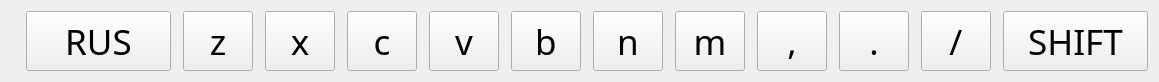
    <widget class="QWidget" name="layoutWidgetRow3">
      <property name="geometry">
        <rect>
          <x>10</x>
          <y>230</y>
          <width>1159</width>
          <height>62</height>
        </rect>
      </property>
      <property name="font">
        <font>
          <family>PT Sans</family>
          <pointsize>24</pointsize>
        </font>
      </property>
      <layout class="QHBoxLayout" name="hlRow3">
        <property name="spacing">
          <number>12</number>
        </property>
        <item>
          <spacer name="horizontalSpacer_2">
            <property name="orientation">
              <enum>Qt::Horizontal</enum>
            </property>
            <property name="sizeHint" stdset="0">
              <size>
                <width>40</width>
                <height>20</height>
              </size>
            </property>
          </spacer>
        </item>
        <item>
          <widget class="QToolButton" name="KEY_LANG">
            <property name="sizePolicy">
              <sizepolicy hsizetype="MinimumExpanding" vsizetype="MinimumExpanding">
                <horstretch>0</horstretch>
                <verstretch>0</verstretch>
              </sizepolicy>
            </property>
            <property name="minimumSize">
              <size>
                <width>145</width>
                <height>60</height>
              </size>
            </property>
            <property name="maximumSize">
              <size>
                <width>145</width>
                <height>60</height>
              </size>
            </property>
            <property name="font">
              <font>
                <family>PT Sans</family>
                <pointsize>26</pointsize>
              </font>
            </property>
            <property name="focusPolicy">
              <enum>Qt::NoFocus</enum>
            </property>
            <property name="text">
              <string>RUS</string>
            </property>
          </widget>
        </item>
        <item>
          <widget class="QToolButton" name="KEY_Z">
            <property name="sizePolicy">
              <sizepolicy hsizetype="MinimumExpanding" vsizetype="MinimumExpanding">
                <horstretch>0</horstretch>
                <verstretch>0</verstretch>
              </sizepolicy>
            </property>
            <property name="minimumSize">
              <size>
                <width>70</width>
                <height>60</height>
              </size>
            </property>
            <property name="maximumSize">
              <size>
                <width>70</width>
                <height>60</height>
              </size>
            </property>
            <property name="font">
              <font>
                <family>PT Sans</family>
                <pointsize>26</pointsize>
              </font>
            </property>
            <property name="focusPolicy">
              <enum>Qt::NoFocus</enum>
            </property>
            <property name="text">
              <string>z</string>
            </property>
          </widget>
        </item>
        <item>
          <widget class="QToolButton" name="KEY_X">
            <property name="sizePolicy">
              <sizepolicy hsizetype="MinimumExpanding" vsizetype="MinimumExpanding">
                <horstretch>0</horstretch>
                <verstretch>0</verstretch>
              </sizepolicy>
            </property>
            <property name="minimumSize">
              <size>
                <width>70</width>
                <height>60</height>
              </size>
            </property>
            <property name="maximumSize">
              <size>
                <width>70</width>
                <height>60</height>
              </size>
            </property>
            <property name="font">
              <font>
                <family>PT Sans</family>
                <pointsize>26</pointsize>
              </font>
            </property>
            <property name="focusPolicy">
              <enum>Qt::NoFocus</enum>
            </property>
            <property name="text">
              <string>x</string>
            </property>
          </widget>
        </item>
        <item>
          <widget class="QToolButton" name="KEY_C">
            <property name="sizePolicy">
              <sizepolicy hsizetype="MinimumExpanding" vsizetype="MinimumExpanding">
                <horstretch>0</horstretch>
                <verstretch>0</verstretch>
              </sizepolicy>
            </property>
            <property name="minimumSize">
              <size>
                <width>70</width>
                <height>60</height>
              </size>
            </property>
            <property name="maximumSize">
              <size>
                <width>70</width>
                <height>60</height>
              </size>
            </property>
            <property name="font">
              <font>
                <family>PT Sans</family>
                <pointsize>26</pointsize>
              </font>
            </property>
            <property name="focusPolicy">
              <enum>Qt::NoFocus</enum>
            </property>
            <property name="text">
              <string>c</string>
            </property>
          </widget>
        </item>
        <item>
          <widget class="QToolButton" name="KEY_V">
            <property name="sizePolicy">
              <sizepolicy hsizetype="MinimumExpanding" vsizetype="MinimumExpanding">
                <horstretch>0</horstretch>
                <verstretch>0</verstretch>
              </sizepolicy>
            </property>
            <property name="minimumSize">
              <size>
                <width>70</width>
                <height>60</height>
              </size>
            </property>
            <property name="maximumSize">
              <size>
                <width>70</width>
                <height>60</height>
              </size>
            </property>
            <property name="font">
              <font>
                <family>PT Sans</family>
                <pointsize>26</pointsize>
              </font>
            </property>
            <property name="focusPolicy">
              <enum>Qt::NoFocus</enum>
            </property>
            <property name="text">
              <string>v</string>
            </property>
          </widget>
        </item>
        <item>
          <widget class="QToolButton" name="KEY_B">
            <property name="sizePolicy">
              <sizepolicy hsizetype="MinimumExpanding" vsizetype="MinimumExpanding">
                <horstretch>0</horstretch>
                <verstretch>0</verstretch>
              </sizepolicy>
            </property>
            <property name="minimumSize">
              <size>
                <width>70</width>
                <height>60</height>
              </size>
            </property>
            <property name="maximumSize">
              <size>
                <width>70</width>
                <height>60</height>
              </size>
            </property>
            <property name="font">
              <font>
                <family>PT Sans</family>
                <pointsize>26</pointsize>
              </font>
            </property>
            <property name="focusPolicy">
              <enum>Qt::NoFocus</enum>
            </property>
            <property name="text">
              <string>b</string>
            </property>
          </widget>
        </item>
        <item>
          <widget class="QToolButton" name="KEY_N">
            <property name="sizePolicy">
              <sizepolicy hsizetype="MinimumExpanding" vsizetype="MinimumExpanding">
                <horstretch>0</horstretch>
                <verstretch>0</verstretch>
              </sizepolicy>
            </property>
            <property name="minimumSize">
              <size>
                <width>70</width>
                <height>60</height>
              </size>
            </property>
            <property name="maximumSize">
              <size>
                <width>70</width>
                <height>60</height>
              </size>
            </property>
            <property name="font">
              <font>
                <family>PT Sans</family>
                <pointsize>26</pointsize>
              </font>
            </property>
            <property name="focusPolicy">
              <enum>Qt::NoFocus</enum>
            </property>
            <property name="text">
              <string>n</string>
            </property>
          </widget>
        </item>
        <item>
          <widget class="QToolButton" name="KEY_M">
            <property name="sizePolicy">
              <sizepolicy hsizetype="MinimumExpanding" vsizetype="MinimumExpanding">
                <horstretch>0</horstretch>
                <verstretch>0</verstretch>
              </sizepolicy>
            </property>
            <property name="minimumSize">
              <size>
                <width>70</width>
                <height>60</height>
              </size>
            </property>
            <property name="maximumSize">
              <size>
                <width>70</width>
                <height>60</height>
              </size>
            </property>
            <property name="font">
              <font>
                <family>PT Sans</family>
                <pointsize>26</pointsize>
              </font>
            </property>
            <property name="focusPolicy">
              <enum>Qt::NoFocus</enum>
            </property>
            <property name="text">
              <string>m</string>
            </property>
          </widget>
        </item>
        <item>
          <widget class="QToolButton" name="KEY_COMMA">
            <property name="sizePolicy">
              <sizepolicy hsizetype="MinimumExpanding" vsizetype="MinimumExpanding">
                <horstretch>0</horstretch>
                <verstretch>0</verstretch>
              </sizepolicy>
            </property>
            <property name="minimumSize">
              <size>
                <width>70</width>
                <height>60</height>
              </size>
            </property>
            <property name="maximumSize">
              <size>
                <width>70</width>
                <height>60</height>
              </size>
            </property>
            <property name="font">
              <font>
                <family>PT Sans</family>
                <pointsize>26</pointsize>
              </font>
            </property>
            <property name="focusPolicy">
              <enum>Qt::NoFocus</enum>
            </property>
            <property name="text">
              <string>,</string>
            </property>
          </widget>
        </item>
        <item>
          <widget class="QToolButton" name="KEY_PERIOD">
            <property name="sizePolicy">
              <sizepolicy hsizetype="MinimumExpanding" vsizetype="MinimumExpanding">
                <horstretch>0</horstretch>
                <verstretch>0</verstretch>
              </sizepolicy>
            </property>
            <property name="minimumSize">
              <size>
                <width>70</width>
                <height>60</height>
              </size>
            </property>
            <property name="maximumSize">
              <size>
                <width>70</width>
                <height>60</height>
              </size>
            </property>
            <property name="font">
              <font>
                <family>PT Sans</family>
                <pointsize>26</pointsize>
              </font>
            </property>
            <property name="focusPolicy">
              <enum>Qt::NoFocus</enum>
            </property>
            <property name="text">
              <string>.</string>
            </property>
          </widget>
        </item>
        <item>
          <widget class="QToolButton" name="KEY_SLASH">
            <property name="sizePolicy">
              <sizepolicy hsizetype="MinimumExpanding" vsizetype="MinimumExpanding">
                <horstretch>0</horstretch>
                <verstretch>0</verstretch>
              </sizepolicy>
            </property>
            <property name="minimumSize">
              <size>
                <width>70</width>
                <height>60</height>
              </size>
            </property>
            <property name="maximumSize">
              <size>
                <width>70</width>
                <height>60</height>
              </size>
            </property>
            <property name="font">
              <font>
                <family>PT Sans</family>
                <pointsize>26</pointsize>
              </font>
            </property>
            <property name="focusPolicy">
              <enum>Qt::NoFocus</enum>
            </property>
            <property name="text">
              <string>/</string>
            </property>
          </widget>
        </item>
        <item>
          <widget class="QToolButton" name="KEY_SHIFT">
            <property name="sizePolicy">
              <sizepolicy hsizetype="MinimumExpanding" vsizetype="MinimumExpanding">
                <horstretch>0</horstretch>
                <verstretch>0</verstretch>
              </sizepolicy>
            </property>
            <property name="minimumSize">
              <size>
                <width>145</width>
                <height>60</height>
              </size>
            </property>
            <property name="maximumSize">
              <size>
                <width>145</width>
                <height>60</height>
              </size>
            </property>
            <property name="font">
              <font>
                <family>PT Sans</family>
                <pointsize>26</pointsize>
              </font>
            </property>
            <property name="focusPolicy">
              <enum>Qt::NoFocus</enum>
            </property>
            <property name="text">
              <string>SHIFT</string>
            </property>
            <property name="icon">
              <iconset resource="../GUI/Resources/Resources.qrc">
                <normaloff>:/Images/shift_b.png</normaloff>:/Images/shift_b.png</iconset>
            </property>
            <property name="iconSize">
              <size>
                <width>32</width>
                <height>32</height>
              </size>
            </property>
            <property name="checkable">
              <bool>true</bool>
            </property>
            <property name="checked">
              <bool>false</bool>
            </property>
          </widget>
        </item>
      </layout>
    </widget>
